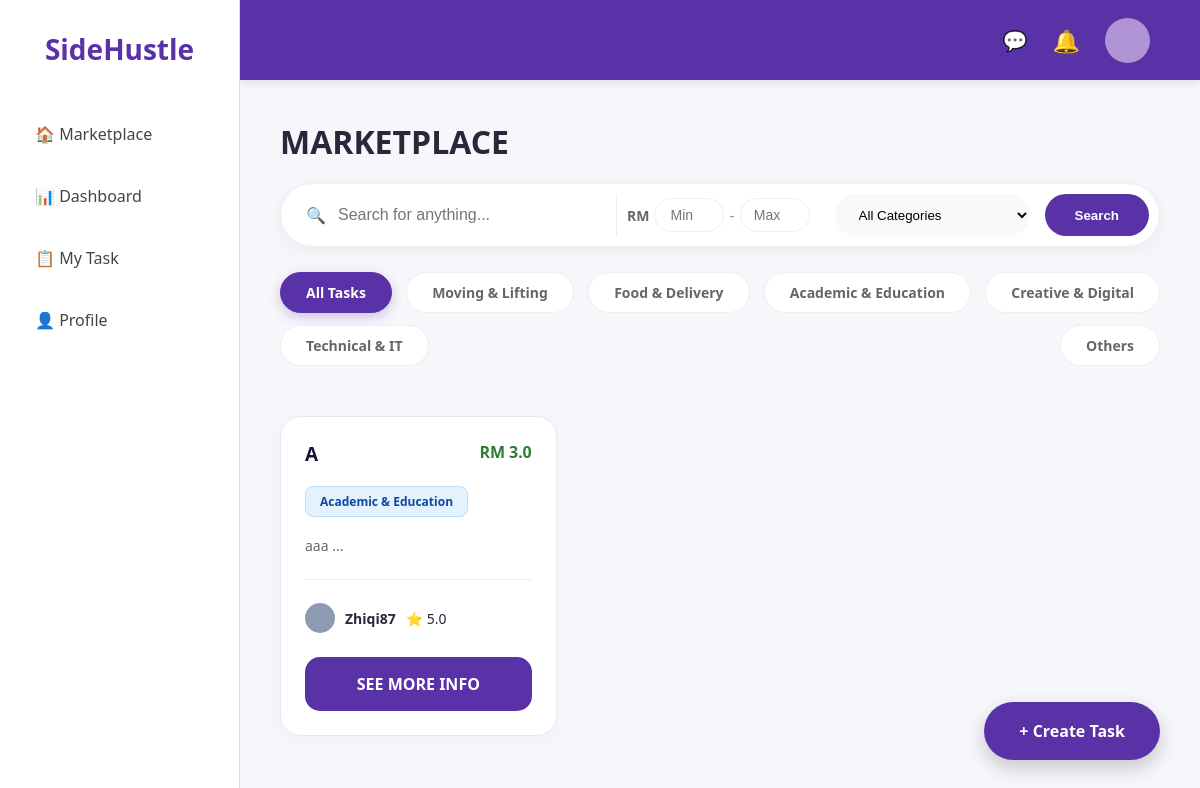
/marketplace, run on an earlier commit of the app's database.
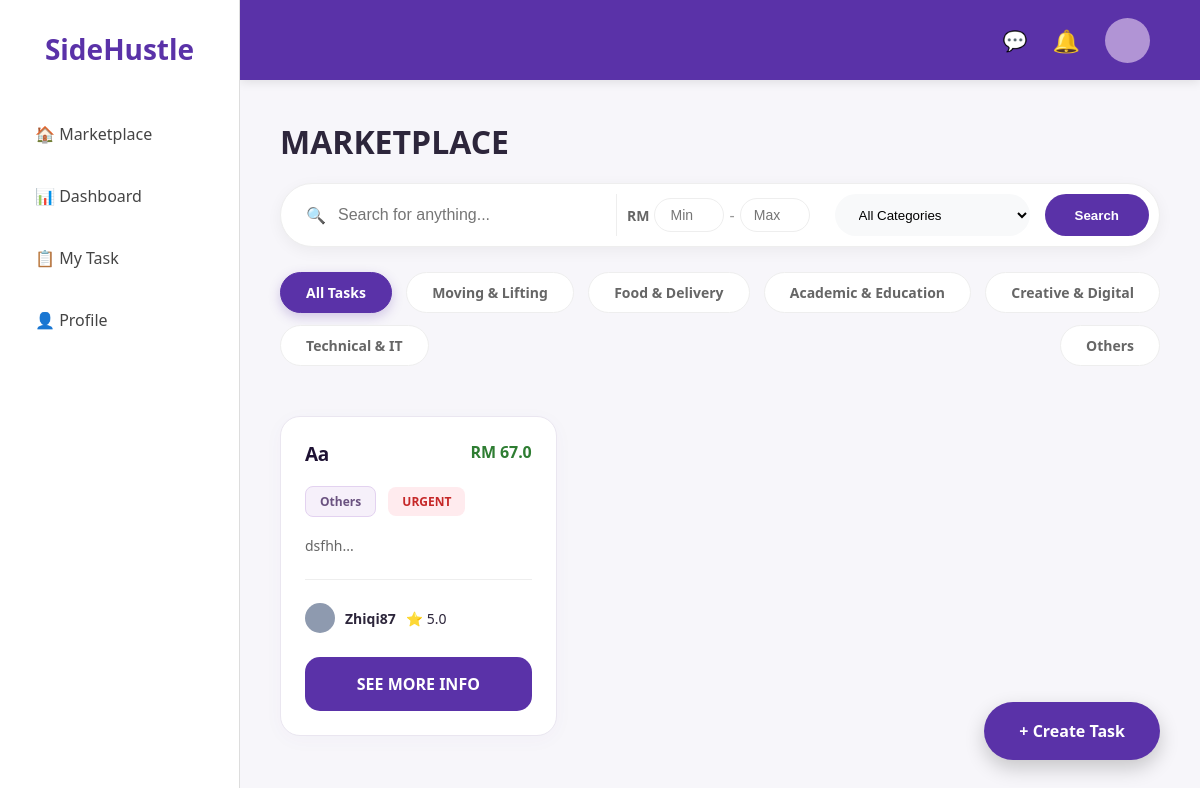
And on a later commit of the database.
### app.py (models this page shows, shortened)
class Task(db.Model):
    id = db.Column(db.Integer, primary_key=True)
    title = db.Column(db.String(100), nullable=False)
    price = db.Column(db.Float, nullable=False)
    description = db.Column(db.Text, nullable=False)
    category = db.Column(db.String(50), nullable=False)
    status = db.Column(db.String(20), default='Available')
    user = db.Column(db.String(50))
    tasker = db.Column(db.String(50))
    deadline = db.Column(db.String(50))
    capacity = db.Column(db.Integer, default=1)
    progress = db.Column(db.Integer, default=0)
    urgent = db.Column(db.Boolean, default=False)
    is_negotiable = db.Column(db.Boolean, default=False)

### app.py (the view)
@app.route('/marketplace')
def marketplace():
    cleanup_expired_tasks()
    query = request.args.get('q')
    category = request.args.get('cat')
    min_price = request.args.get('min_p')
    max_price = request.args.get('max_p')
    tasks_filter = Task.query.filter_by(status='Available')
    if query:
        tasks_filter = tasks_filter.filter(
            (Task.title.contains(query)) | (Task.description.contains(query))
        )
    if category:
        tasks_filter = tasks_filter.filter(Task.category == category)
    if min_price and min_price.strip():
        tasks_filter = tasks_filter.filter(Task.price >= float(min_price))
    if max_price and max_price.strip():
        tasks_filter = tasks_filter.filter(Task.price <= float(max_price))
    all_tasks = tasks_filter.all()
    current_user = None
    if 'user_id' in session:
        current_user = db.session.get(User, session['user_id'])
    return render_template('marketplace.html', tasks=all_tasks, user=current_user)

### app.py (called while the page is built, shortened)
@app.context_processor
def inject_global_unread():
    if 'user_id' not in session:
        return {"global_unread_count": 0}

@app.context_processor
def inject_notifications():
    return dict(notifications=[])

def cleanup_expired_tasks():
    today = datetime.now().strftime('%Y-%m-%d')
    expired_tasks = Task.query.filter(
        Task.deadline != "",
        Task.deadline < today,
        Task.status == 'Available'
    ).all()
    db.session.commit()

### templates/marketplace.html (shortened to what this page needs)
{% extends "base.html" %}
{% block content %}
<h1 style="text-align: left; margin-bottom: 20px;">MARKETPLACE</h1>
<div class="search-container">
    <form action="{{ url_for('marketplace') }}" method="GET" class="search-form">
        <div class="search-input-wrapper">
            <span class="search-icon">🔍</span>
            <input type="text" name="q" placeholder="Search for anything..." value="{{ request.args.get('q', '') }}">
        </div>
        <div style="display: flex; align-items: center; gap: 5px; padding: 0 10px; border-left: 1px solid #eee;">
            <span style="font-size: 14px; color: #666; font-weight: 600;">RM</span>
            <input type="number" name="min_p" placeholder="Min" value="{{ request.args.get('min_p', '') }}" style="width: 70px; padding: 8px; border: 1px solid #eee; border-radius: 20px; font-size: 14px; text-align: center;">
            <span style="color: #999;">-</span>
            <input type="number" name="max_p" placeholder="Max" value="{{ request.args.get('max_p', '') }}" style="width: 70px; padding: 8px; border: 1px solid #eee; border-radius: 20px; font-size: 14px; text-align: center;">
        </div>
        <select name="cat" class="nav-select">
            <option value="">All Categories</option>
        </select>
        <button type="submit" class="btn-search">Search</button>
    </form>
    <div class="category-chips">
        <a href="{{ url_for('marketplace') }}" class="chip {% if not request.args.get('cat') %}active{% endif %}">All Tasks</a>
        <a href="{{ url_for('marketplace', cat='Moving & Lifting') }}" class="chip chip-moving {% if request.args.get('cat') == 'Moving & Lifting' %}active{% endif %}">Moving & Lifting</a>
        <a href="{{ url_for('marketplace', cat='Food & Delivery') }}" class="chip chip-food {% if request.args.get('cat') == 'Food & Delivery' %}active{% endif %}">Food & Delivery</a>
        <a href="{{ url_for('marketplace', cat='Academic & Education') }}" class="chip chip-academic {% if request.args.get('cat') == 'Academic & Education' %}active{% endif %}">Academic & Education</a>
        <a href="{{ url_for('marketplace', cat='Creative & Digital') }}" class="chip chip-creative {% if request.args.get('cat') == 'Creative & Digital' %}active{% endif %}">Creative & Digital</a>
        <a href="{{ url_for('marketplace', cat='Technical & IT') }}" class="chip chip-technical {% if request.args.get('cat') == 'Technical & IT' %}active{% endif %}">Technical & IT</a>
        <a href="{{ url_for('marketplace', cat='Others') }}" class="chip chip-others {% if request.args.get('cat') == 'Others' %}active{% endif %}">Others</a>
    </div>
</div>
<div class="task-grid">
    {% if tasks %}
        {% for task in tasks %}
            <div class="card">
                <div style="display: flex; justify-content: space-between; align-items: flex-start; width: 100%;">
                    <h3>{{ task.title }}</h3>
                    <div style="display: flex; flex-direction: column; align-items: flex-end; gap: 4px;">
                        <span style="color: #2e7d32; font-weight: bold;">RM {{ task.price }}</span>
                    </div>
                </div>
                <div style="margin: 10px 0;">
                    <span class="tag
                        {% if task.category == 'Moving & Lifting' %}tag-moving
                        {% elif task.category == 'Food & Delivery' %}tag-food
                        {% elif task.category == 'Academic & Education' %}tag-academic
                        {% elif task.category == 'Creative & Digital' %}tag-creative
                        {% elif task.category == 'Technical & IT' %}tag-technical
                        {% elif task.category == 'Others' %}tag-others
                        {% endif %}">
                        {{ task.category }}
                    </span>
                    {% if task.urgent %}<span class="tag urgent-tag">URGENT</span>{% endif %}
                </div>
                <p style="font-size: 14px; color: #666;">{{ task.description[:100] }}...</p>
                <hr style="border: 0; border-top: 1px solid #eee; margin: 15px 0;">
                <div style="display: flex; align-items: center; gap: 10px; font-size: 14px;">
                    <div style="width: 30px; height: 30px; background: #8e9aaf; border-radius: 50%;"></div>
                    <span><strong>{{ task.user }}</strong></span>
                    <span>⭐ {{ task.rating if task.rating else '5.0' }}</span>
                </div>
                <a href="{{ url_for('task_detail', task_id=task.id) }}" class="btn-primary" style="display: block; text-align: center; margin-top: 15px; text-decoration: none;">SEE MORE INFO</a>
            </div>
        {% endfor %}
    {% else %}
        <div style="grid-column: 1 / -1; text-align: center; padding: 50px;">
            <p style="color: #666; font-size: 18px;">No tasks available right now. 📦</p>
        </div>
    {% endif %}
</div>
<a href="{{ url_for('post_task') }}" class="fab">+ Create Task</a>
{% endblock %}

### templates/base.html (shortened to what this page needs)
<!DOCTYPE html>
<html>
<head>
    <link rel="stylesheet" href="{{ url_for('static', filename='style.css') }}">
</head>
<body>
    <div class="main-layout">
        <div class="sidebar">
            <div class="sidebar-top">
                <h2>SideHustle</h2>
                <div class="sidebar-menu">
                    <a href="{{ url_for('marketplace') }}">🏠 Marketplace</a>
                    <a href="{{ url_for('dashboard') }}">📊 Dashboard</a>
                    <a href="{{ url_for('my_task') }}" style="position: relative;">
                        📋 My Task
                    </a>
                    <a href="{{ url_for('profile') }}">👤 Profile</a>
                </div>
            </div>
        </div>
        <div class="top-nav">
            <div class="nav-icons" style="display: flex; align-items: center; gap: 25px;">
                <a href="{{ url_for('private_inbox') }}" class="msg-nav-link" style="text-decoration: none; color: white; position: relative; font-size: 20px; display: inline-flex; align-items: center;">
                    💬
                </a>
                <div class="notification-container" style="position: relative; display: inline-flex; align-items: center;">
                    <span id="bell-icon" style="cursor: pointer; font-size: 22px; color: white;">🔔</span>
                </div>
                <div class="profile-circle"></div>
            </div>
        </div>
        <div class="content">
            {% block content %}{% endblock %}
        </div>
    </div>
</body>
</html>

What changed in the data, as far as the page shows it:
no longer on this page (row edited): Task: title "A", price "3.0", category "Academic & Education", description "aaa", user "Zhiqi87", rating "5.0"
added Task: title "Aa", price "67.0", category "Others", urgent "URGENT", description "dsfhh", user "Zhiqi87", rating "5.0"
